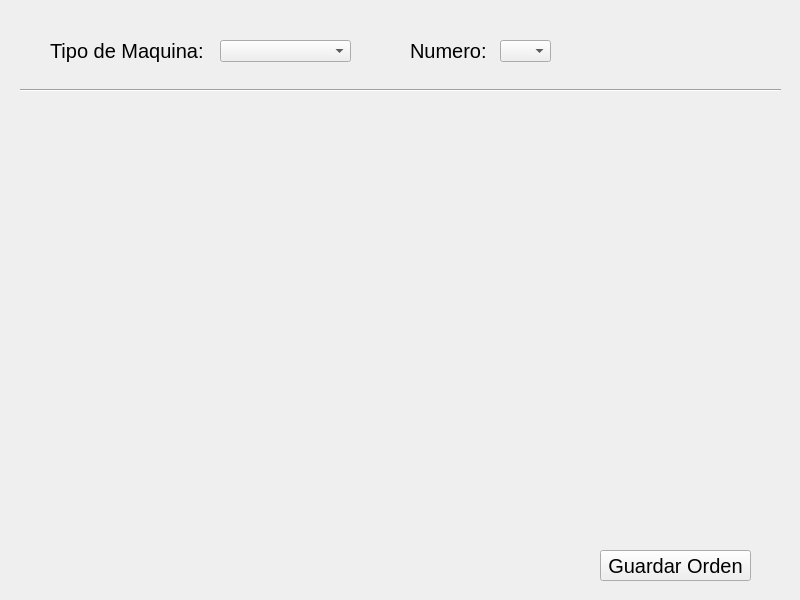
<?xml version="1.0" encoding="UTF-8"?>
<ui version="4.0">
 <class>CargaTareas</class>
 <widget class="QWidget" name="CargaTareas">
  <property name="geometry">
   <rect>
    <x>0</x>
    <y>0</y>
    <width>800</width>
    <height>600</height>
   </rect>
  </property>
  <property name="windowTitle">
   <string>Form</string>
  </property>
  <widget class="QComboBox" name="comboBox_tipoDeMaquina">
   <property name="geometry">
    <rect>
     <x>220</x>
     <y>40</y>
     <width>131</width>
     <height>22</height>
    </rect>
   </property>
  </widget>
  <widget class="QLabel" name="label_tipoDeMaquina">
   <property name="geometry">
    <rect>
     <x>50</x>
     <y>30</y>
     <width>161</width>
     <height>41</height>
    </rect>
   </property>
   <property name="font">
    <font>
     <pointsize>15</pointsize>
    </font>
   </property>
   <property name="text">
    <string>Tipo de Maquina:</string>
   </property>
  </widget>
  <widget class="QLabel" name="label_numero">
   <property name="geometry">
    <rect>
     <x>410</x>
     <y>30</y>
     <width>91</width>
     <height>41</height>
    </rect>
   </property>
   <property name="font">
    <font>
     <pointsize>15</pointsize>
    </font>
   </property>
   <property name="text">
    <string>Numero:</string>
   </property>
  </widget>
  <widget class="QComboBox" name="comboBox_numero">
   <property name="geometry">
    <rect>
     <x>500</x>
     <y>40</y>
     <width>51</width>
     <height>22</height>
    </rect>
   </property>
  </widget>
  <widget class="Line" name="line">
   <property name="geometry">
    <rect>
     <x>20</x>
     <y>80</y>
     <width>761</width>
     <height>20</height>
    </rect>
   </property>
   <property name="orientation">
    <enum>Qt::Horizontal</enum>
   </property>
  </widget>
  <widget class="QWidget" name="widget" native="true">
   <property name="geometry">
    <rect>
     <x>10</x>
     <y>100</y>
     <width>781</width>
     <height>501</height>
    </rect>
   </property>
   <widget class="QPushButton" name="pushButton_guardar">
    <property name="geometry">
     <rect>
      <x>590</x>
      <y>450</y>
      <width>151</width>
      <height>31</height>
     </rect>
    </property>
    <property name="font">
     <font>
      <pointsize>15</pointsize>
     </font>
    </property>
    <property name="text">
     <string>Guardar Orden</string>
    </property>
   </widget>
  </widget>
 </widget>
 <tabstops>
  <tabstop>comboBox_tipoDeMaquina</tabstop>
  <tabstop>comboBox_numero</tabstop>
  <tabstop>pushButton_guardar</tabstop>
 </tabstops>
 <resources/>
 <connections/>
</ui>
